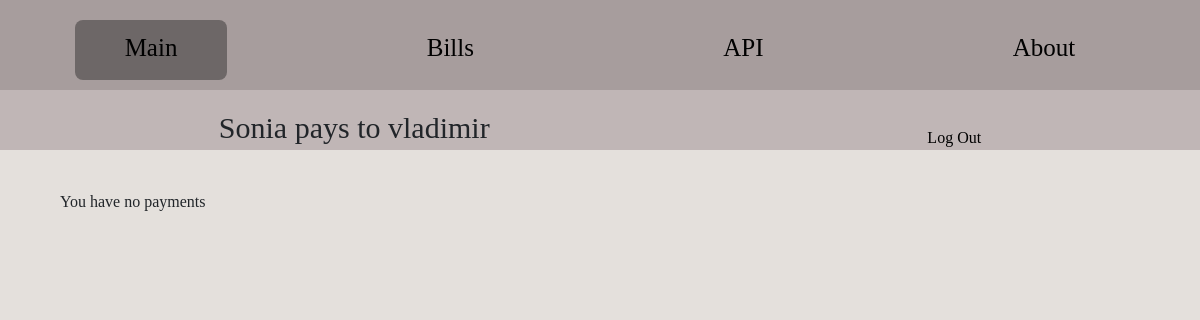
Before: /users/pay/vladimir (signed in) with the older database file.
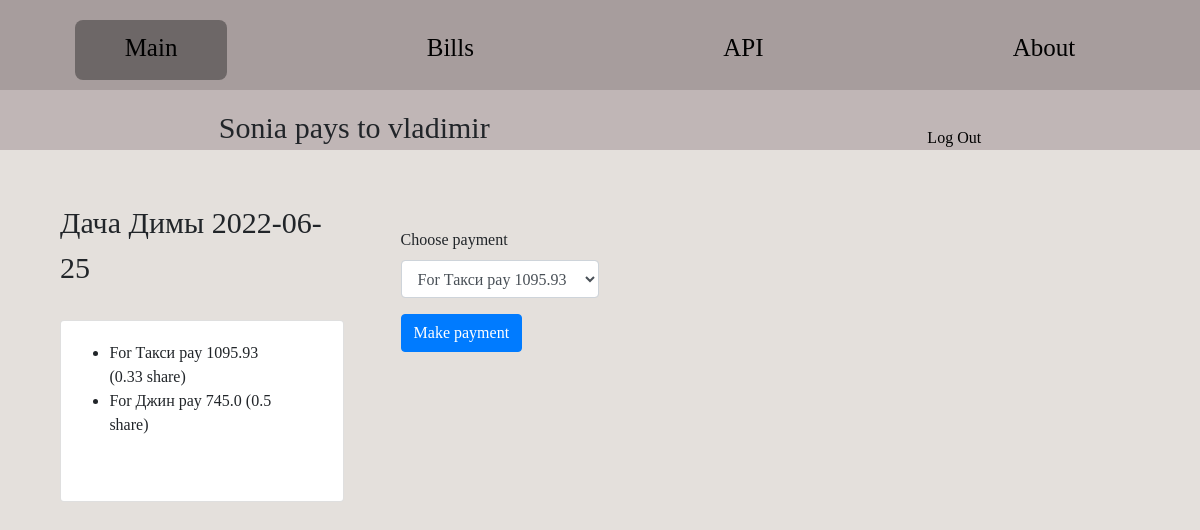
After: the same page with the newer database file.
### bills/models.py (models this page shows, shortened)
class Item(models.Model):
    name = models.CharField(max_length=500)
    amount = models.PositiveIntegerField()
    cost_per_exemplar = models.PositiveIntegerField()
    bill = models.ForeignKey(Bill, on_delete=models.CASCADE, related_name='items')
    def _get_cost_total(self):
        return self.amount*self.cost_per_exemplar
    cost_total = property(_get_cost_total)

class Item_Payment(models.Model):
    item = models.ForeignKey(Item, on_delete=models.CASCADE, related_name='payments')
    payer = models.ForeignKey(get_user_model(), on_delete=models.CASCADE, related_name='payers')
    paying_part = models.FloatField(editable = True, validators=[MinValueValidator(0.0), MaxValueValidator(1.0)])
    is_payed = models.BooleanField(editable = True, default = False)
    def _get_paying_amount(self):
        return round(self.paying_part*self.item.cost_per_exemplar*self.item.amount, 2)
    paying_amount = property(_get_paying_amount)
    def _get_lender(self):
        "Returns the lender of the bill where the item is on"
        return self.item.bill.lender
    lender = property(_get_lender)

### users/views.py (the view)
# urls.py: path('pay/<str:lender_username>', views.pay, name='pay'),
def pay(request, lender_username):
    user = request.user
    lender = get_user_model().objects.get(username = lender_username)
    bill_payment = []
    for bill in Bill.objects.filter(lender = lender).all():
        payments_lst = []
        bill_total = 0
        for item in Item.objects.filter(bill = bill).all():
            for payment in Item_Payment.objects.filter(item = item).filter(payer = user).filter(is_payed = False).all():
                payments_lst.append([payment.id, payment.item.name, payment.paying_amount, payment.paying_part])
                bill_total += payment.paying_amount
        if not (payments_lst == []):
            bill_payment.append([str(bill), bill_total, payments_lst])
    return render(request, 'users/pay.html', {
        'user': user,
        'lender': lender,
        'bill_payment': bill_payment
    })

### bills/models.py (called while the page is built)
    def __str__(self):
        return f'{self.name} {self.date}' #: {self.cost_total}rub'

### users/templates/users/pay.html (shortened to what this page needs)
{% extends 'users/layout.html' %}
{% block body %}
<header class="subHeader">
    <div>
        {% if user.first_name %}
        <l1 class="title">{{ user.first_name }} pays to {{ lender }}</l1>
        {% else %}
        <l1 class="title">{{ user.username }} pays to {{ lender }}</l1>
        {% endif %}
    </div>
    <div>
        <a href="{% url 'users:logout' %}">Log Out</a>
    </div>
</header>
<div class="mainBox">
    {% if bill_payment %}
    <div>
        {% for bill, bill_total, payment in bill_payment %}
        <div class="subMainBox">
            <div style="width: 50%;">
                <l1 class="title">{{bill}}</l1>
                <div class="card">
                    <div class="card-body">
                        <ul class="list">
                            {% for payment_id, item_name, paying_amount, paying_part in payment %}
                            <li>For {{item_name}} pay {{paying_amount}} ({{paying_part}} share)</li>
                            {% endfor %}
                        </ul>
                    </div>
                </div>
            </div>
            <div class="paymentsBox" style="padding-left: 10%; padding-top: 5%;">
                <form action="{% url 'users:make_payment' lender.username %}" method="post">
                    <div class="form-group">
                        <label>Choose payment</label>
                        <select name="payment_id" class="form-control">
                            {% for payment_id, item_name, paying_amount, paying_part in payment %}
                            <option value="{{ payment_id }}">For {{item_name}} pay {{paying_amount}} ({{paying_part}}
                                share)</option>
                            {% endfor %}
                        </select>
                    </div>
                    <button type="submit" class="btn btn-primary">Make payment</button>
                </form>
            </div>
        </div>
        {% endfor %}
    </div>
    {% else %}
    <div>
        <l1>You have no payments</l1>
    </div>
    {% endif %}
</div>
{% endblock %}

### users/templates/users/layout.html (shortened to what this page needs)
{% load static %}
<!DOCTYPE html>
<html lang="en">
    <head>
        <link rel="stylesheet" href="https://cdn.jsdelivr.net/npm/bootstrap@4.3.1/dist/css/bootstrap.min.css">
        <link rel="stylesheet" type="text/css" href="{% static '/css/main.css' %}">
    </head>
    <body>
        <header>
            <nav>
                <ul class="menu">
                    <li class="menu-item-current"><a href= {% url 'users:index' %}>Main</a></li>
                    <li class="menu-item"><a href= {% url 'bills:index' %}>Bills</a></li>
                    <li class="menu-item">API</li>
                    <li class="menu-item">About</li>
                </ul>
            </nav>
        </header>
        {% block body %}
        {% endblock %}
    </body>
</html>

### static/css/main.css (style rules this page uses)
* { margin: 0; padding: 0; box-sizing: border-box; }
body { height: 670px; background-color: rgb(228, 224, 220); -webkit-background-size: cover; background-size: cover; padding-top: 150px; font-family: "Cuprum" }
header { position: fixed; top:0; width: 100%; height: 90px; padding-top: 20px; background-color: rgb(167, 157, 157); z-index:2; }
.subHeader { position: fixed; top:90px; width: 100%; height: 60px; background-color: rgb(192, 182, 182); z-index:2; list-style-type: none; display: flex; justify-content: space-around; align-items: flex-end; }
.menu { list-style-type: none; display: flex; justify-content: space-around; align-items: flex-end; }
.menu-item { color: black; height: 60px; line-height: 55px; padding-right: 50px; padding-left: 50px; cursor: pointer; font-size: 25px; font-family:Ubuntu; border-radius: 8px; }
.menu-item-current { color: black; height: 60px; line-height: 55px; padding-right: 50px; padding-left: 50px; cursor: pointer; font-size: 25px; font-family:Ubuntu; border-radius: 8px; background-color: rgb(109, 103, 103); }
a { color:black; text-decoration: none; }
.mainBox { display: flex; margin: 0 5%; padding-top: 40px }
.subMainBox { display: flex; padding-top: 10px }
.paymentsBox { width: 45%; padding-left: 10%; margin-bottom: 20%; }
.list { text-align: left; }
.title { margin: 0 auto; text-align: center; font-size: 30px; }
.card { margin-top: 30px; padding-left: 10%; padding-right: 10%; padding-bottom: 10%; }

Changed rows visible on the page:
added Item: payment "Такси"
added Item_Payment: payment "0.33"
added Item: payment "Джин"
added Item_Payment: payment "0.5"
Other visible differences:
new list line: "Дача Димы 2022-06-25 For pay 1095.93 ( share) For pay 745.0 ( share) Choose payment For Такси pay 1095.93 (0.33 share) Make payment"
text no longer shown: "You have no payments"
